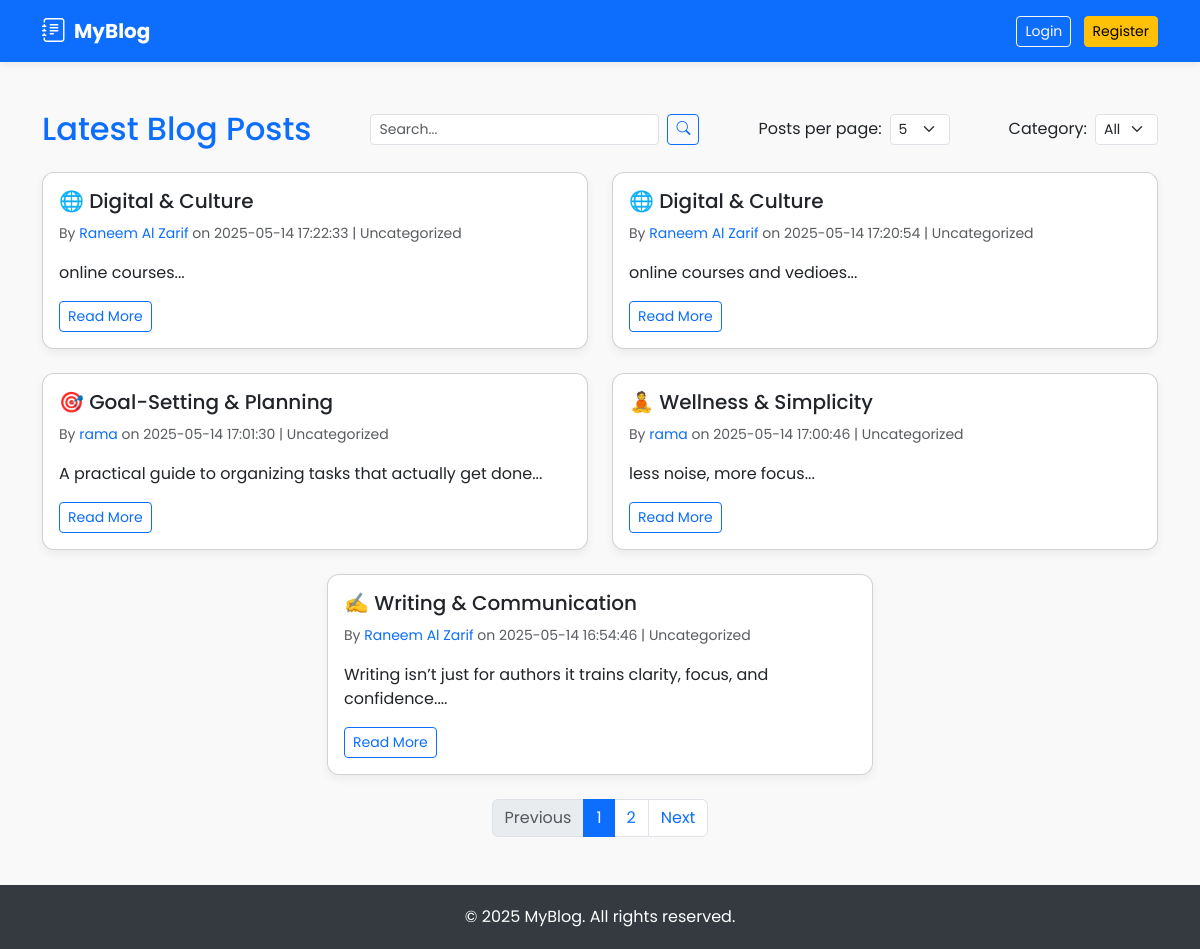
Before: / with the older database file.
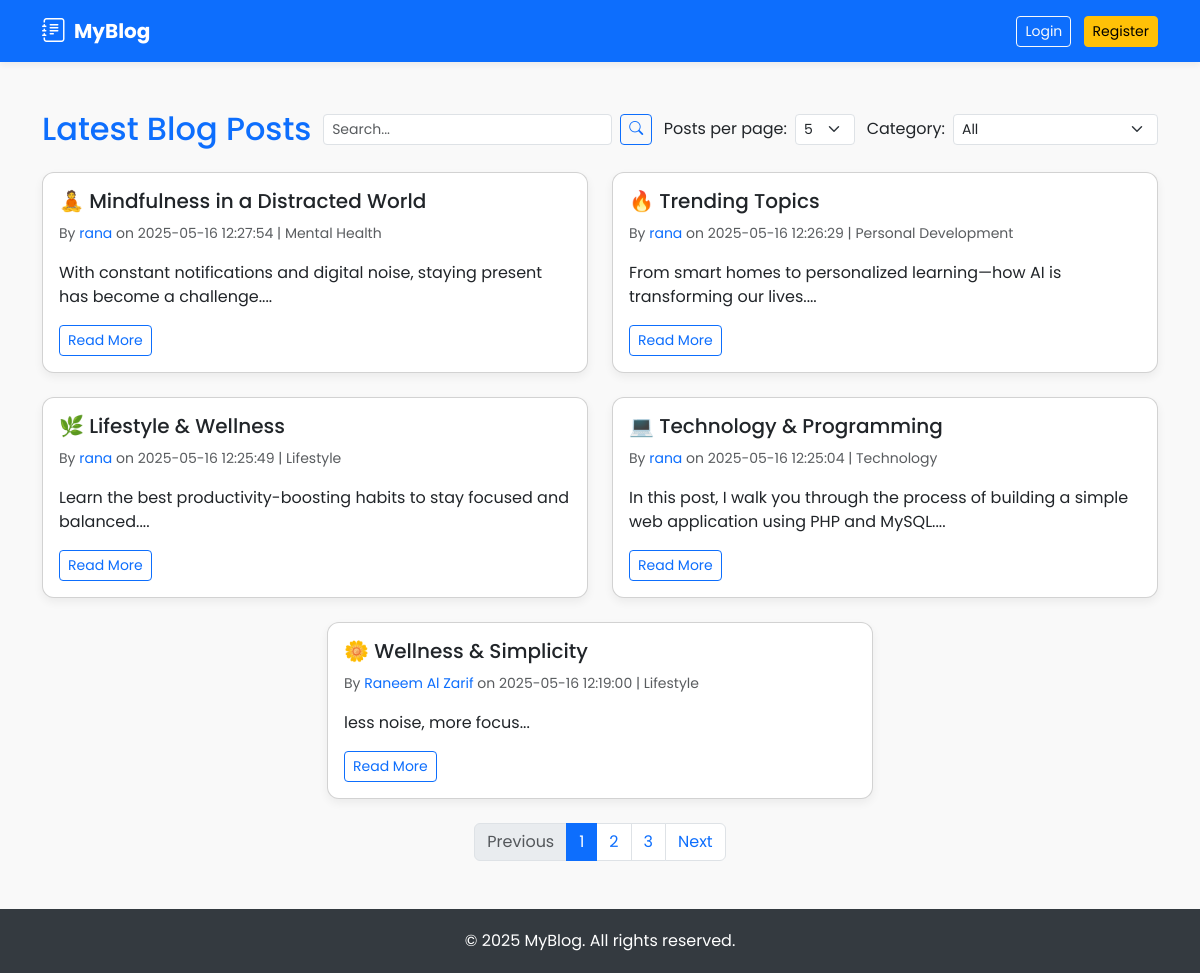
After: the same page with the newer database file.
### tables this page shows
CREATE TABLE `posts` (
  `id` int(11) NOT NULL,
  `title` varchar(255) NOT NULL,
  `content` text NOT NULL,
  `author_id` int(11) NOT NULL,
  `created_at` timestamp NOT NULL DEFAULT current_timestamp(),
  `category_id` int(11) DEFAULT NULL,
  `image` varchar(255) DEFAULT NULL
);

CREATE TABLE `users` (
  `id` int(11) NOT NULL,
  `username` varchar(50) NOT NULL,
  `password` varchar(255) NOT NULL,
  `reset_token` varchar(255) DEFAULT NULL,
  `token_expiry` datetime DEFAULT NULL,
  `email` varchar(255) NOT NULL,
  `is_admin` tinyint(1) NOT NULL DEFAULT 0,
  `is_active` tinyint(1) NOT NULL DEFAULT 1
);

CREATE TABLE `categories` (
  `id` int(11) NOT NULL,
  `name` varchar(100) NOT NULL
);

### index.php (the view, shortened to what the changed rows need)
<?php
require_once 'connection.php';
$search = isset($_GET['search']) ? trim($_GET['search']) : '';
$category_id = isset($_GET['category']) ? (int)$_GET['category'] : 0;
$valid_limits = [5, 10];
$limit = (isset($_GET['limit']) && in_array((int)$_GET['limit'], $valid_limits)) ? (int)$_GET['limit'] : 5;
$page = isset($_GET['page']) ? max((int)$_GET['page'], 1) : 1;
$offset = ($page - 1) * $limit;
$where = '1';
$params = [];
$types = '';
$count_sql = "SELECT COUNT(*) as total FROM posts WHERE $where";
$count_stmt = $conn->prepare($count_sql);
$count_stmt->execute();
$total_posts = $count_stmt->get_result()->fetch_assoc()['total'];
$total_pages = ceil($total_posts / $limit);
$params[] = $offset;
$params[] = $limit;
$types .= 'ii';
$sql = "SELECT posts.id, posts.title, posts.content, posts.created_at, users.id AS user_id, users.username, categories.name as category
        FROM posts
        JOIN users ON posts.author_id = users.id
        LEFT JOIN categories ON posts.category_id = categories.id
        WHERE $where
        ORDER BY posts.created_at DESC
        LIMIT ?, ?";
$stmt = $conn->prepare($sql);
$stmt->bind_param($types, ...$params);
$stmt->execute();
$result = $stmt->get_result();
?>
<!DOCTYPE html>
<html lang="en">
<head>
    <link href="https://cdn.jsdelivr.net/npm/bootstrap@5.3.3/dist/css/bootstrap.min.css" rel="stylesheet">
    <link href="https://cdn.jsdelivr.net/npm/bootstrap-icons@1.10.5/font/bootstrap-icons.css" rel="stylesheet">
</head>
<body>
<main>
    <div class="container my-5">
        <div class="d-flex justify-content-between align-items-center mb-4 flex-wrap gap-2">
            <h2 class="text-primary mb-0">Latest Blog Posts</h2>
        </div>
        <div class="row row-cols-1 row-cols-md-2 g-4 justify-content-center">
            <?php if ($result->num_rows > 0): ?>
                <?php while ($row = $result->fetch_assoc()): ?>
                    <div class="col">
                        <div class="card post-card h-100">
                            <div class="card-body">
                                <h5 class="card-title">
                                    <a href="view_post.php?id=<?= $row['id']; ?>" class="text-decoration-none text-dark">
                                        <?= htmlspecialchars($row['title']); ?>
                                    </a>
                                </h5>
                                <small class="text-muted">
                                    By <a href="profile.php?user=<?= $row['user_id']; ?>" class="text-decoration-none text-primary">
                                        <?= htmlspecialchars($row['username']); ?>
                                    </a> on <?= $row['created_at']; ?> | <?= htmlspecialchars($row['category'] ?? 'Uncategorized'); ?>
                                </small>
                                <p class="mt-3"><?= nl2br(htmlspecialchars(substr($row['content'], 0, 180))); ?>...</p>
                                <a href="view_post.php?id=<?= $row['id']; ?>" class="btn btn-sm btn-outline-primary">Read More</a>
                            </div>
                        </div>
                    </div>
                <?php endwhile; ?>
            <?php else: ?>
                <div class="col-12 text-center">
                    <div class="alert alert-warning">No posts found for your search.</div>
                </div>
            <?php endif; ?>
        </div>
        <?php if ($total_pages > 1): ?>
            <nav class="mt-4">
                <ul class="pagination justify-content-center">
                    <?php for ($i = 1; $i <= $total_pages; $i++): ?>
                        <li class="page-item <?= $i === $page ? 'active' : '' ?>">
                            <a class="page-link" href="?search=<?= urlencode($search); ?>&limit=<?= $limit ?>&category=<?= $category_id ?>&page=<?= $i ?>"><?= $i ?></a>
                        </li>
                    <?php endfor; ?>
                </ul>
            </nav>
        <?php endif; ?>
    </div>
</main>
</body>
</html>

Changed rows visible on the page:
removed posts: title "🌐 Digital & Culture", author.username "Raneem Al Zarif", created_at "2025-05-14 17:22:33", category "Uncategorized", content "online courses"
no longer on this page (row edited): posts: title "🌐 Digital & Culture", author.username "Raneem Al Zarif", created_at "2025-05-14 17:20:54", category "Uncategorized", content "online courses and vedioes"
no longer on this page (row edited): posts: title "🎯 Goal-Setting & Planning", author.username "rama", created_at "2025-05-14 17:01:30", category "Uncategorized", content "A practical guide to organizing tasks that actually get done"
no longer on this page (row edited): posts: title "🧘 Wellness & Simplicity", author.username "rama", created_at "2025-05-14 17:00:46", category "Uncategorized", content "less noise, more focus"
no longer on this page (row edited): posts: title "✍️ Writing & Communication", author.username "Raneem Al Zarif", created_at "2025-05-14 16:54:46", category "Uncategorized", content "Writing isn’t just for authors it trains clarity, focus, and confidence."
added posts: title "🧘 Mindfulness in a Distracted World", author.username "rana", created_at "2025-05-16 12:27:54", category.name "Mental Health", content "With constant notifications and digital noise, staying present has become a challenge."
added posts: title "🔥 Trending Topics", author.username "rana", created_at "2025-05-16 12:26:29", category.name "Personal Development", content "From smart homes to personalized learning—how AI is transforming our lives."
added posts: title "🌿 Lifestyle & Wellness", author.username "rana", created_at "2025-05-16 12:25:49", category.name "Lifestyle", content "Learn the best productivity-boosting habits to stay focused and balanced."
added posts: title "💻 Technology & Programming", author.username "rana", created_at "2025-05-16 12:25:04", category.name "Technology", content "In this post, I walk you through the process of building a simple web application using PHP and MySQL."
added posts: title "🌼 Wellness & Simplicity", author.username "Raneem Al Zarif", created_at "2025-05-16 12:19:00", category.name "Lifestyle", content "less noise, more focus"
Other visible differences:
new list line: "3"
